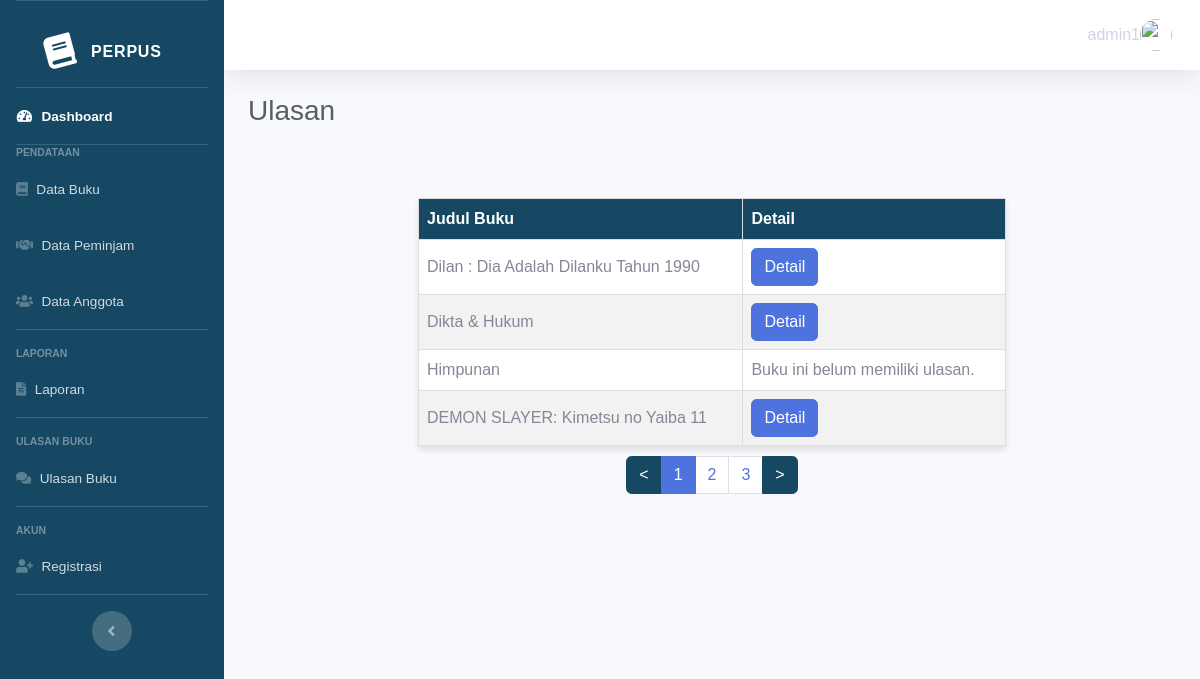
The page /admin/index_ulasan_buku.php (signed in) on the database as committed earlier.
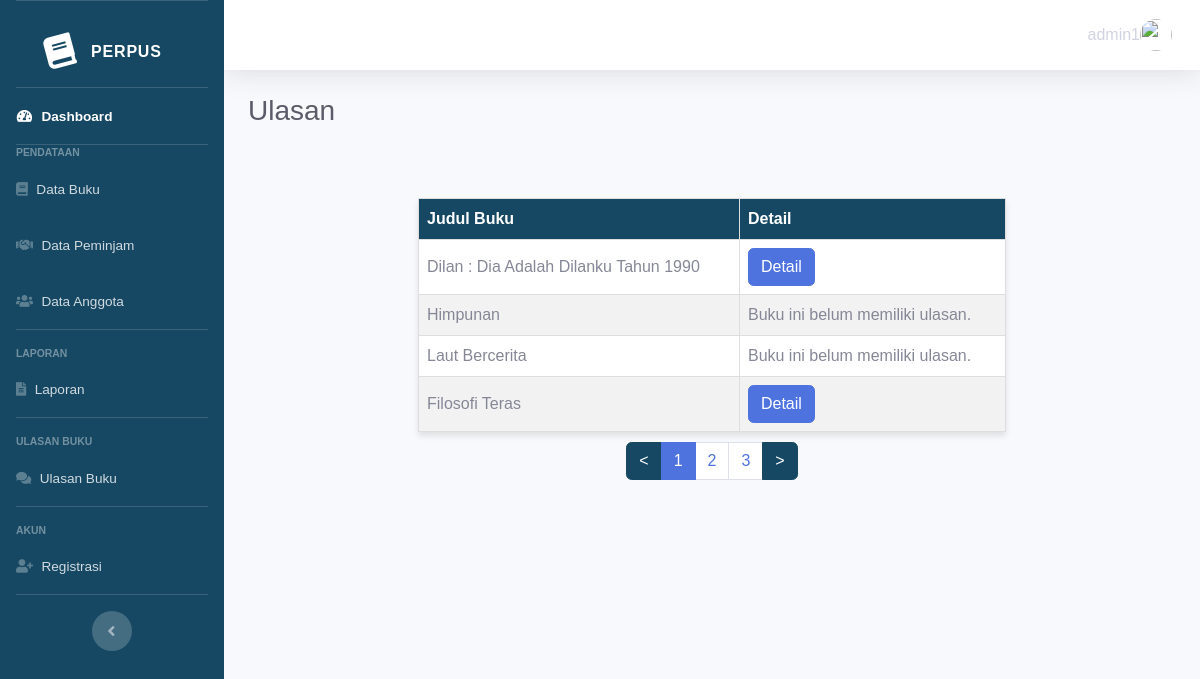
The same page on the database as committed later.
### tables this page shows
CREATE TABLE `buku` (
  `buku_id` int(11) NOT NULL,
  `perpus_id` int(11) NOT NULL,
  `judul` varchar(100) NOT NULL,
  `cover` varchar(255) NOT NULL,
  `penulis` varchar(50) NOT NULL,
  `penerbit` varchar(50) NOT NULL,
  `tahun_terbit` int(11) NOT NULL,
  `deskripsi` varchar(10000) NOT NULL,
  `kategori_id` int(11) NOT NULL,
  `ketersediaan` int(50) NOT NULL,
  `file_pdf` varchar(1000) NOT NULL,
  `created_at` timestamp NOT NULL DEFAULT current_timestamp() ON UPDATE current_timestamp()
);

### admin/index_ulasan_buku.php (the view, shortened to what the changed rows need)
<!DOCTYPE html>
<html lang="en">
<head>
    <link href="../dashboard/vendor/fontawesome-free/css/all.min.css" rel="stylesheet" type="text/css">
    <link href="../dashboard/css/sb-admin-2.min.css" rel="stylesheet">
</head>
<body id="page-top">
    <div id="wrapper">
        <div id="content-wrapper" class="d-flex flex-column">
            <div id="content">
                <div class="container-fluid">
                    <div class="d-sm-flex align-items-center justify-content-between mb-4">
                        <h2 class="h3 mb-0 text-gray-800">Ulasan</h2>
                    </div>
                    <div class="container">
                        <div class="row">
                            <div class="col-lg-12">
                                <div class="card-body">
                                    <div class="table-responsive">
                                        <table class="table table-bordered" id="dataTable" style="width: 80%;" cellspacing="0">
                                            <tbody>
                                                <?php
                                                $servername = "localhost";
                                                $username = "root";
                                                $password = "";
                                                $dbname = "perpustakaan_digital";
                                                $conn = new mysqli($servername, $username, $password, $dbname);
                                                $query_total_data = "SELECT COUNT(*) as total FROM buku_ulasan";
                                                $result_total_data = $conn->query($query_total_data);
                                                $row_total_data = $result_total_data->fetch_assoc();
                                                $total_data = $row_total_data['total'];
                                                $data_per_halaman = 4;
                                                $total_halaman = ceil($total_data / $data_per_halaman);
                                                if (!isset($_GET['page'])) {
                                                    $page = 1;
                                                } else {
                                                    $page = $_GET['page'];
                                                }
                                                $offset = ($page - 1) * $data_per_halaman;
                                                $sql = "SELECT bu.judul, buku_id
                                FROM buku bu
                                LIMIT $offset, $data_per_halaman";
                                                $result = $conn->query($sql);
                                                if ($result->num_rows > 0) {
                                                    echo "<table>";
                                                    echo "<thead>
                                <tr>
                                    <th>Judul Buku</th>
                                    <th>Detail</th>
                                </tr>
                            </thead>";
                                                    echo "<tbody>";
                                                    while ($row = $result->fetch_assoc()) {
                                                        echo "<tr>";
                                                        echo "<td>" . $row['judul'] . "</td>";
                                                        echo "<td>";
                                                        $buku_id = $row['buku_id'];
                                                        $query_ulasan = "SELECT * FROM buku_ulasan WHERE buku_id = $buku_id";
                                                        $result_ulasan = $conn->query($query_ulasan);
                                                        if ($result_ulasan->num_rows > 0) {
                                                            echo "<a href='detail.php?id=" . $row['buku_id'] . "' class='btn btn-primary'>Detail</a>";
                                                        } else {
                                                            echo "Buku ini belum memiliki ulasan.";
                                                        }
                                                        echo "</td>";
                                                        echo "</tr>";
                                                    }
                                                    echo "</tbody>";
                                                    echo "</table>";
                                                    echo '<ul class="pagination justify-content-center">';
                                                    for ($i = 1; $i <= $total_halaman; $i++) {
                                                        echo '<li class="page-item ' . (($page == $i) ? "active" : "") . '"><a class="page-link text-primary1" href="?page=' . $i . '">' . $i . '</a></li>';
                                                    }
                                                    echo '</ul>';
                                                } else {
                                                    echo "<p>Tidak ada judul buku yang tersedia.</p>";
                                                }
                                                ?>
                                            </tbody>
                                        </table>
                                    </div>
                                </div>
                            </div>
                        </div>
                    </div>
</body>
</body>
</html>

Rows that differ between the two databases and show on the page:
removed buku: judul "Dikta & Hukum"
removed buku: judul "DEMON SLAYER: Kimetsu no Yaiba 11"
now on this page (row edited): buku: judul "Laut Bercerita", shows "Buku ini belum memiliki ulasan."
now on this page (row edited): buku: judul "Filosofi Teras"
